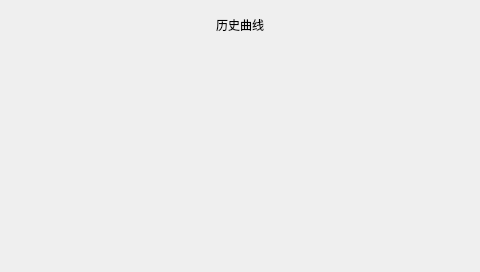
<?xml version="1.0" encoding="UTF-8"?>
<ui version="4.0">
 <class>Histrory_wave</class>
 <widget class="QWidget" name="Histrory_wave">
  <property name="geometry">
   <rect>
    <x>0</x>
    <y>0</y>
    <width>480</width>
    <height>272</height>
   </rect>
  </property>
  <property name="windowTitle">
   <string>Form</string>
  </property>
  <widget class="QWidget" name="horizontalLayoutWidget">
   <property name="geometry">
    <rect>
     <x>20</x>
     <y>10</y>
     <width>441</width>
     <height>31</height>
    </rect>
   </property>
   <layout class="QHBoxLayout" name="horizontalLayout">
    <item alignment="Qt::AlignHCenter|Qt::AlignVCenter">
     <widget class="QLabel" name="histrory">
      <property name="text">
       <string>历史曲线</string>
      </property>
     </widget>
    </item>
   </layout>
  </widget>
 </widget>
 <resources/>
 <connections/>
</ui>
